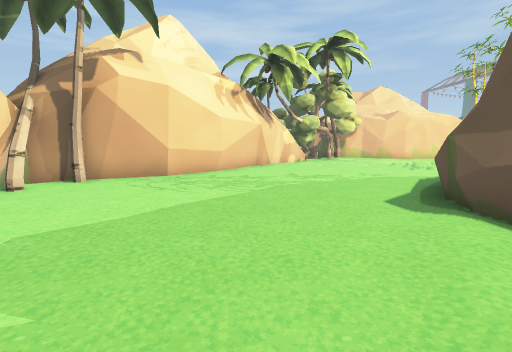
View 1 (above)

23 first-person views from a walk through a scene from a Unity 3-D project. The camera is 1.2 m above the floor, tilts 8° down and sees 90° across. The floor is counted in squares, 1 m on a side. Each view is taken from the middle of a square. On the plan, view 1 faces up. The plan holds only what a view shows up to about 12 squares ahead; the rest is blank. The place goes on beyond the plan. The player is left out. Some surface patterns are stand-ins.

View 2
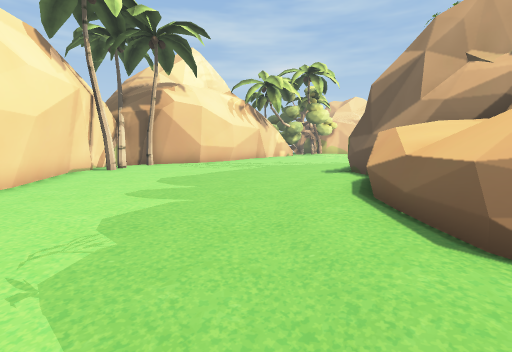

View 3
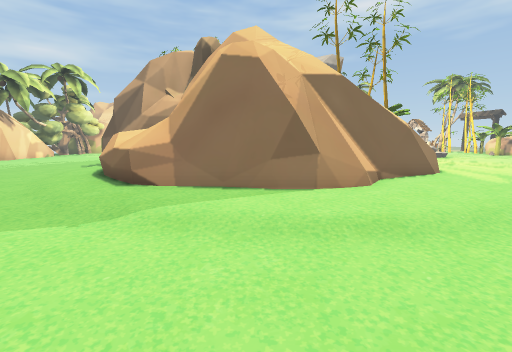

View 4
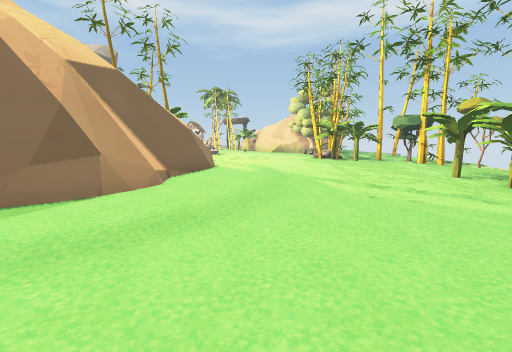

View 5
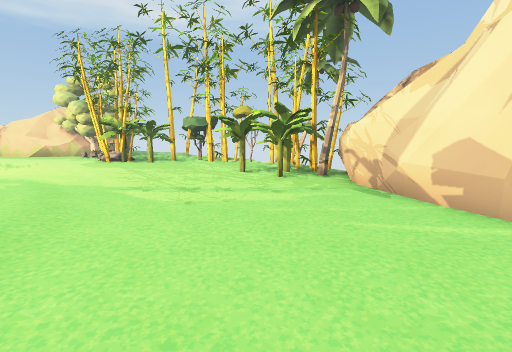

View 6
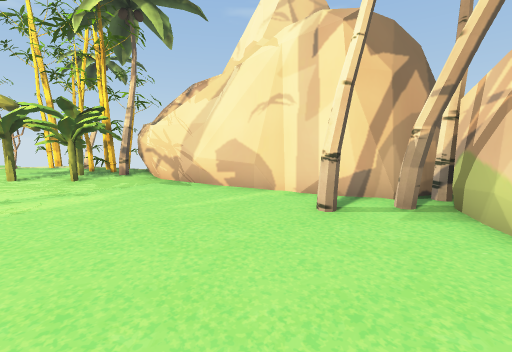

View 7
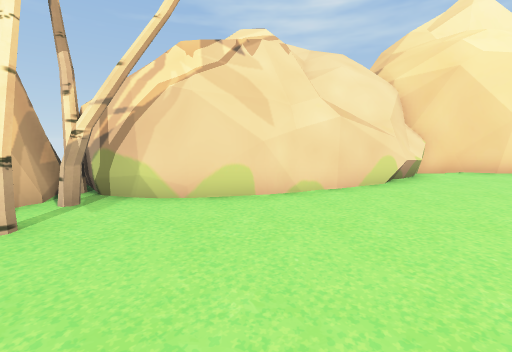

View 8
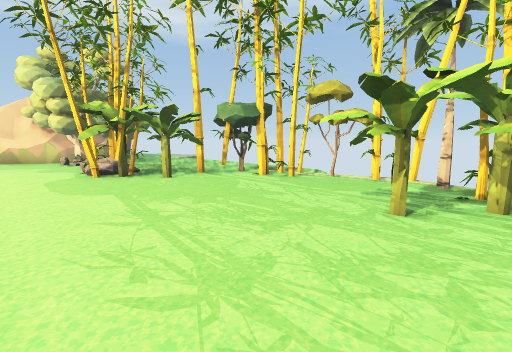

View 9
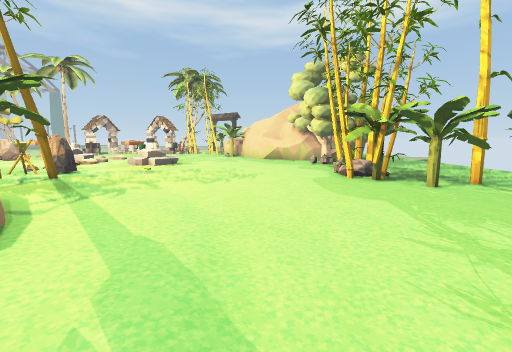

View 10
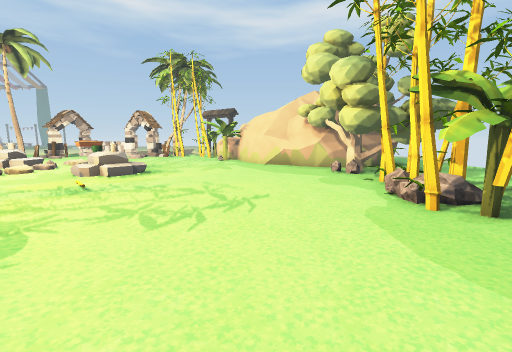

View 11
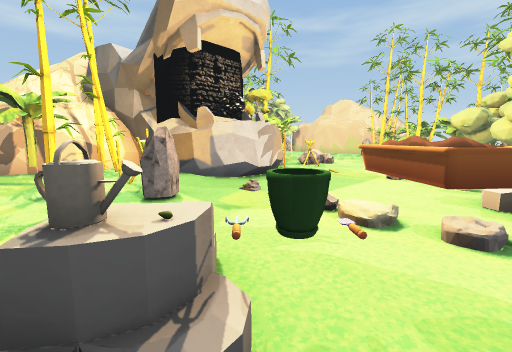

View 12
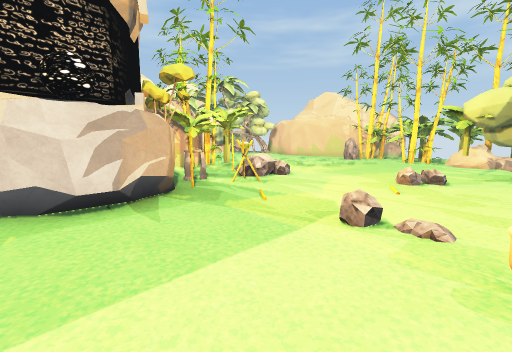

View 13
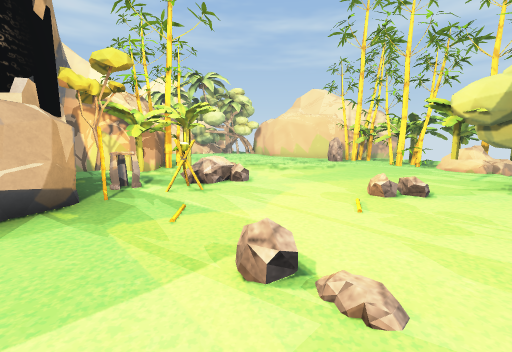

View 14
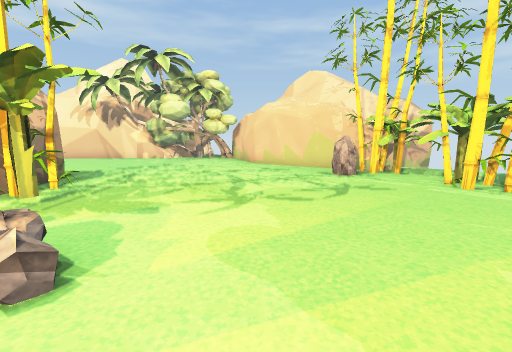

View 15
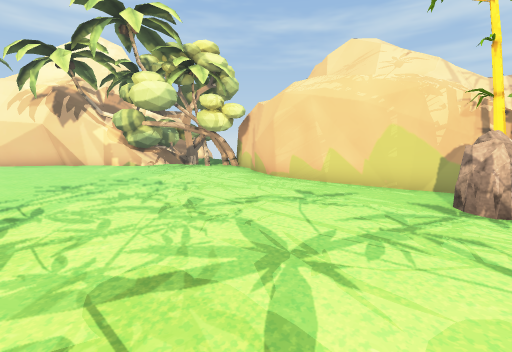

View 16
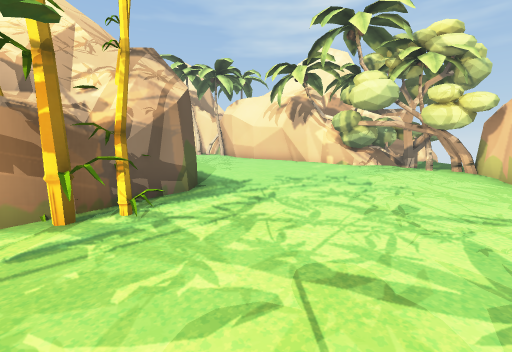

View 17
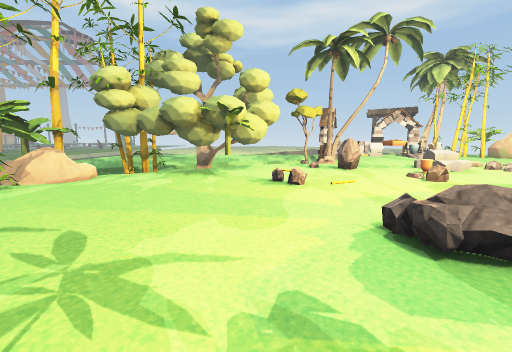

View 18
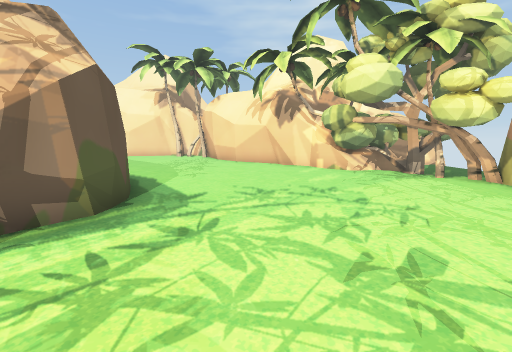

View 19
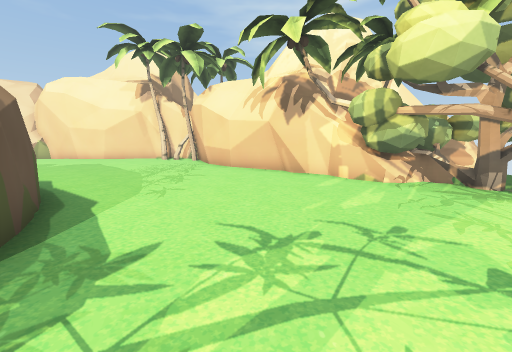

View 20
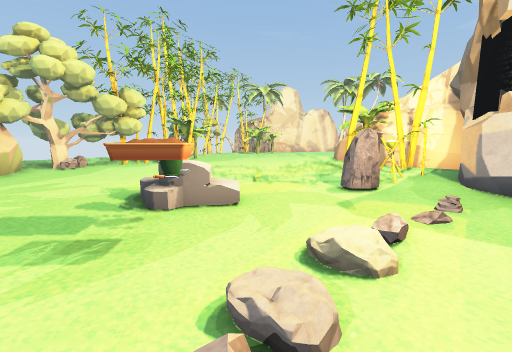

View 21
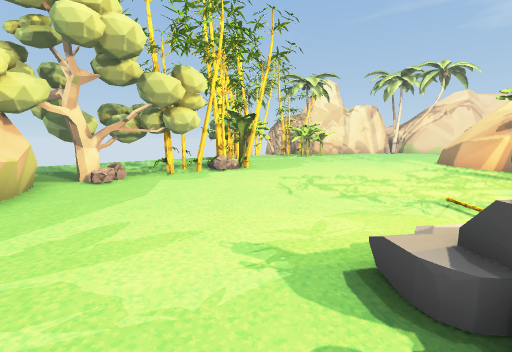

View 22
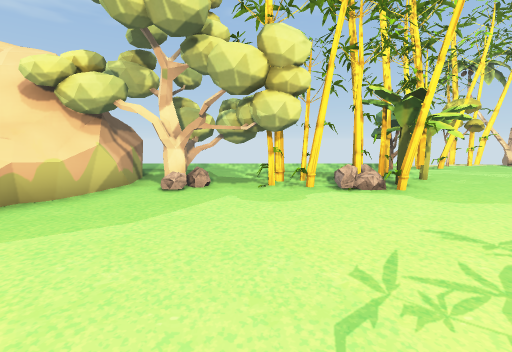

View 23
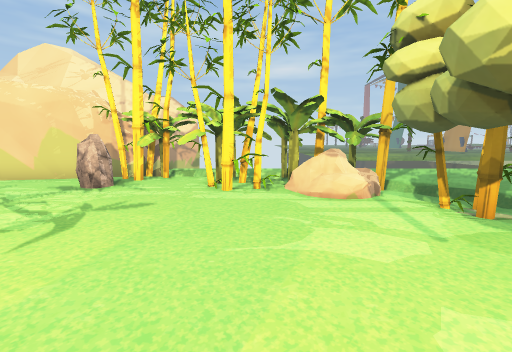

### Floor plan
Key: @ floor where view 1 was taken; # wall or solid block; x gap in a wall; . main floor; : floor 0.25 m higher than the main floor; - floor 0.25 m lower than the main floor; / step, stairs or slope; = window, fence, low wall or low ledge; ^ raised ledge; v drop or lower ground; T thing the floor can be seen under or through; O other object.
Columns run from 6 left of view 1 to 24 right of it. Each row starts with its distance up from view 1.
 20                          vv
 19                        ##
 18            ####          ###
 17          ####.#########   ####.
 16          ##..........#########.
 15         ##.............###==.-#
 14        ###.................####
 13       ##....................##
 12       #.....................#
 11      ##....................###
 10     ##.....................####
  9    ##........................#
  8 ####.........#####........O....
  7 ##..........##  #####.#........
  6 #.........###     ###.#.......=
  5 #.........#       ###.#.......#
  4 ..........#       #=#=.........
  3 #.........#         #^^.......
  2 #........ #            #.....OO
  1 #.......:^#            #.....O
  0 #.....@.=^^#         ###.......
 -1 #.......^^^       ###^^....////
 -2 .......:^^        #####........
 -3 #.......:##       ####:.#...O^.
 -4 ##......:###      ####:....OO..
 -5  ##.....::####    #:#:.....OO..
 -6   #...../::########:::.........
 -7   #......:::::=###:::..........
 -8   ##......::::::::::...........
 -9    #......./::::::.............
-10    #...........................
-11    ##..........................
-12    ##.#.......................#
-13     #.................TTTTT...#
-14     ###.............. TTTTTTT.#
-15       ####..TTTT.....TT TTTTT.#
-16          ##.TTT^.....TT....TTx#
-17           ##TT......TT.........
-18             ###...##TT.........
-19              ####### /........
-20                         ..  ..

Where each view was taken, in squares from view 1:
view 1: 0 up, 0 right, facing up
view 2: 5 down, 0 right, facing up
view 3: 9 down, 0 right, facing up-right
view 4: 9 down, 0 right, facing right
view 5: 9 down, 1 right, facing down-right
view 6: 8 down, 1 right, facing down
view 7: 9 down, 3 right, facing left
view 8: 11 down, 7 right, facing down-right
view 9: 10 down, 8 right, facing right
view 10: 10 down, 12 right, facing right
view 11: 5 down, 23 right, facing up-left
view 12: 0 up, 22 right, facing up-left
view 13: 2 up, 22 right, facing up-left
view 14: 7 up, 19 right, facing up-left
view 15: 10 up, 15 right, facing up-left
view 16: 10 up, 15 right, facing left
view 17: 9 up, 13 right, facing right
view 18: 11 up, 13 right, facing left
view 19: 11 up, 10 right, facing left
view 20: 0 up, 24 right, facing down-left
view 21: 5 down, 24 right, facing down-left
view 22: 7 down, 20 right, facing down
view 23: 9 up, 19 right, facing up
